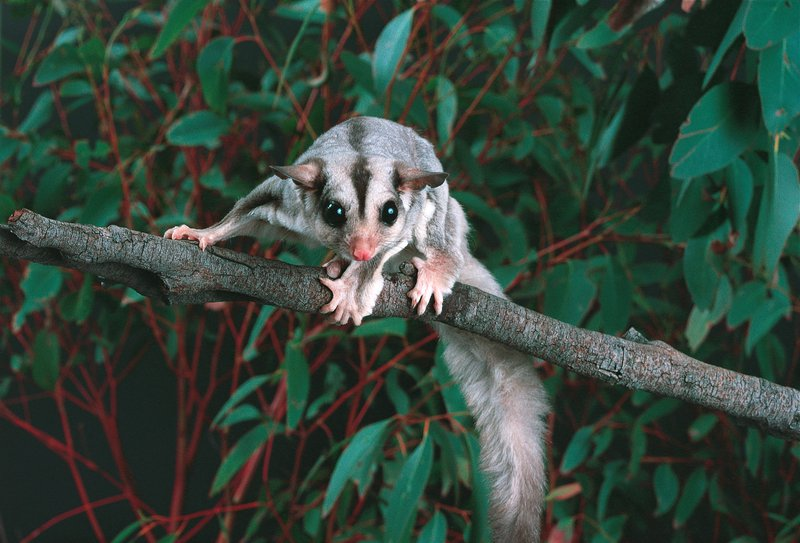
#> input picture Technniques/img/Glider.jpg, 800 x 543 px, found by its file name
$ python 11_Rotation.py   (older library calls are emulated)
#> lines starting #> are read from the running program, lines starting #| are printed output that depends on the picture
import numpy as np
import cv2 as cv

image = cv.imread('img\Glider.jpg')
#> image is the input picture: shape (543, 800, 3); mean B, G, R 59, 69.5, 53.7
cv.imshow('Sugar Glider', image)

# cv2.cv.rotate( src, rotateCode[, dst] )

# Rotation
def rotate(img, angle, rotation_Point=None):
#> called with angle = 40
    (height,width) = img.shape[:2]
#> height = 543; width = 800

    if rotation_Point is None:
        rotation_Point = (width//2,height//2)
#> rotation_Point = (400, 271)

    # syntax : getRotationMatrix2D: (center, angle, scale)
    rotationMatrix = cv.getRotationMatrix2D(rotation_Point, angle, 1.0)
    dimensions = (width,height)
#> dimensions = (800, 543)

    # Syntax :  warpAffine: (src, M, dsize, dst=..., flags=..., borderMode=..., borderValue=...)
    return cv.warpAffine(img, rotationMatrix, dimensions)
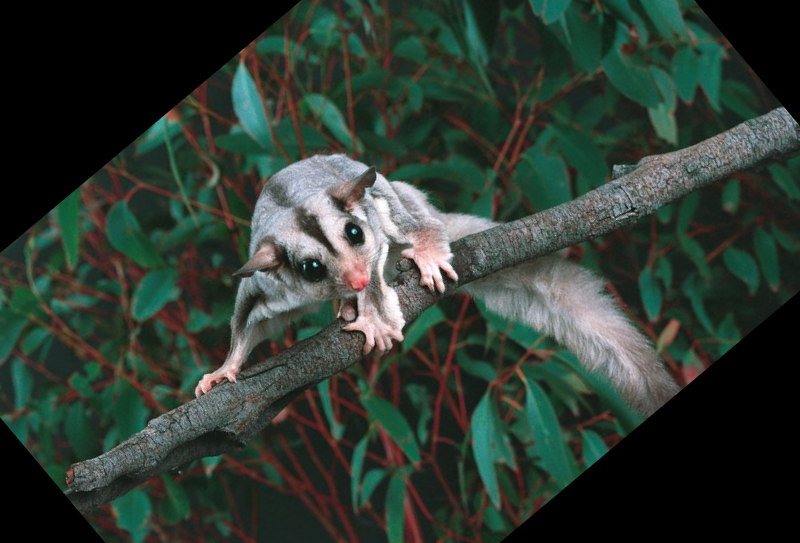
#> returned value: shape (543, 800, 3); mean of channels 0, 1, 2 49.6, 58.2, 46.4; drawn as B, G, R

rotatedimg = rotate(image, 40)
cv.imshow('Rotated 40', rotatedimg )

rotated = rotate(image, -40)
#> call 2 of rotate, with angle = -40
#> in rotate (call 2), `return cv.warpAffine(img, rotationMatrix, dimensions)`:
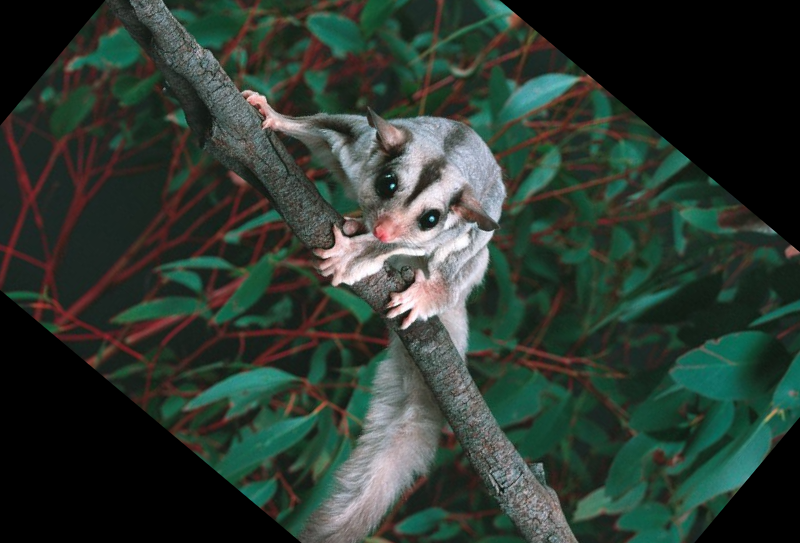
#> returned value: shape (543, 800, 3); mean of channels 0, 1, 2 48.9, 57, 45.4; drawn as B, G, R
cv.imshow('Rotated -40', rotated)

rotated_rotated = rotate(rotated, 40)
#> call 3 of rotate, with angle = 40
#> in rotate (call 3), `return cv.warpAffine(img, rotationMatrix, dimensions)`:
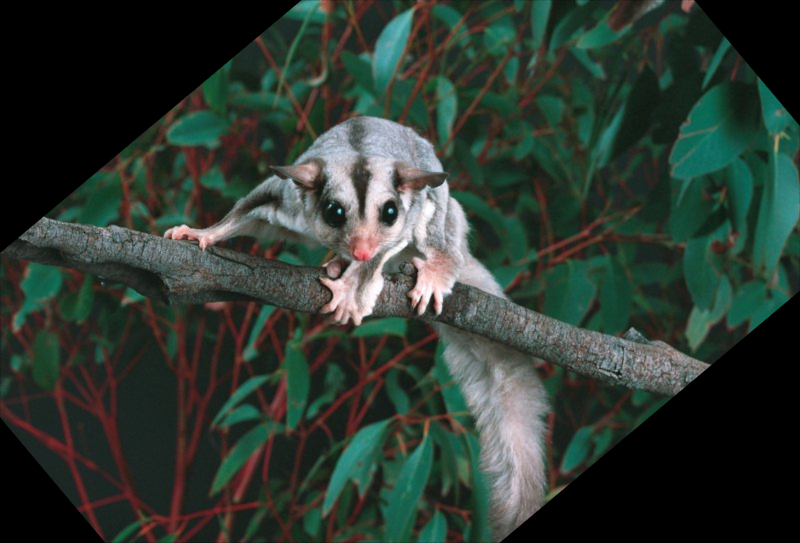
#> returned value: shape (543, 800, 3); mean of channels 0, 1, 2 48.8, 57, 45.4; drawn as B, G, R
cv.imshow('Rotated Rotated', rotated_rotated)

cv.waitKey(0)

$ run again, with Technniques/img/Kola.jpg copied over Technniques/img/Glider.jpg
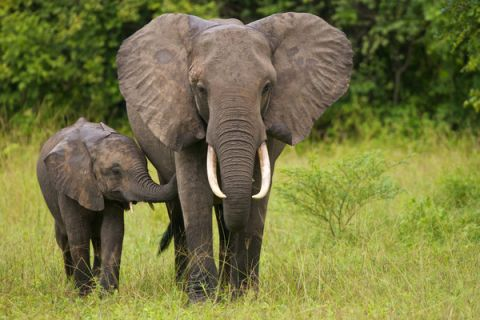
#> input picture Technniques/img/Kola.jpg, 480 x 320 px, found by its file name
#> image is the input picture: shape (320, 480, 3); mean B, G, R 65.7, 118.8, 118.7
#> in rotate (call 2), `return cv.warpAffine(img, rotationMatrix, dimensions)`:
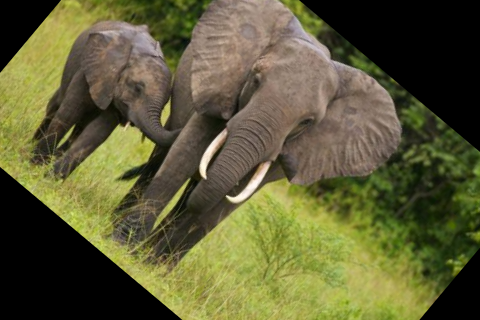
#> returned value: shape (320, 480, 3); mean of channels 0, 1, 2 54.9, 92.4, 94.3; drawn as B, G, R
#> in rotate (call 3), `return cv.warpAffine(img, rotationMatrix, dimensions)`:
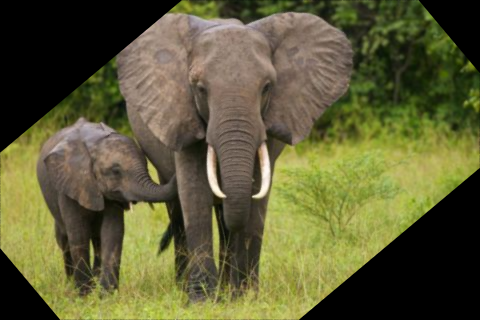
#> returned value: shape (320, 480, 3); mean of channels 0, 1, 2 54.9, 92.4, 94.2; drawn as B, G, R
